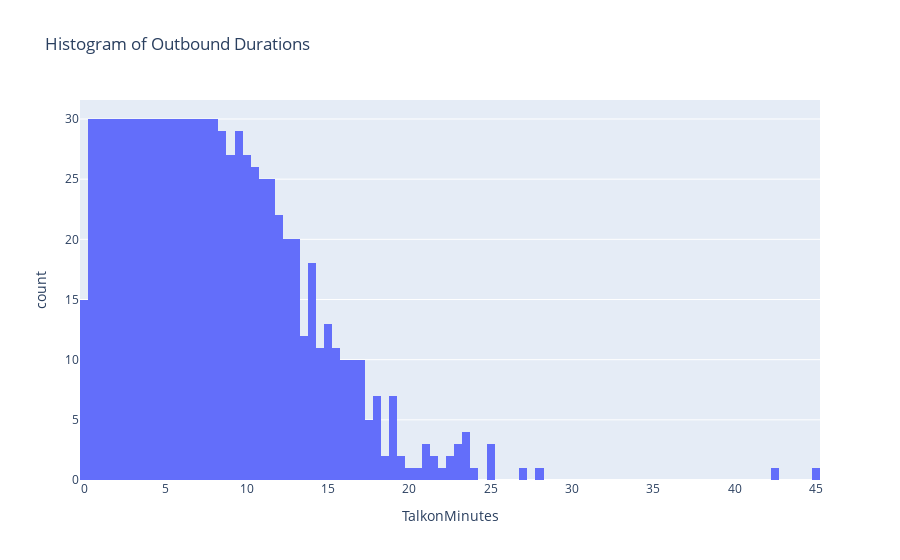

The code cell stored with this chart in its notebook:
### Code cell
# Assuming df1 is your DataFrame
filtered_df = df1[df1['Communication Type'] == 'Outbound']
tb = filtered_df.groupby('TalkonMinutes').size().reset_index(name='Count')

# Create the histogram with Plotly Express
fig = px.histogram(tb, x="TalkonMinutes", nbins=100, title="Histogram of Outbound Durations")
fig.update_layout(title_text="Histogram of Outbound Durations")

# Show the plot
fig.show()

### Figure 1 — Plotly figure (JSON) as saved in the notebook; plotly's stock layout.template omitted (floating-point values rounded to 4 significant figures; data arrays with more than 128 entries replaced by an {"elided": "..."} marker saying what was removed)
{"data": [{"alignmentgroup": "True", "bingroup": "x", "hovertemplate": "TalkonMinutes=%{x}<br>count=%{y}<extra></extra>", "legendgroup": "", "marker": {"color": "#636efa", "pattern": {"shape": ""}}, "name": "", "nbinsx": 100, "offsetgroup": "", "orientation": "v", "showlegend": false, "type": "histogram", "x": {"elided": "888 float values"}, "xaxis": "x", "yaxis": "y"}], "layout": {"barmode": "relative", "legend": {"tracegroupgap": 0}, "title": {"text": "Histogram of Outbound Durations"}, "xaxis": {"anchor": "y", "domain": [0, 1], "title": {"text": "TalkonMinutes"}}, "yaxis": {"anchor": "x", "domain": [0, 1], "title": {"text": "count"}}}}
